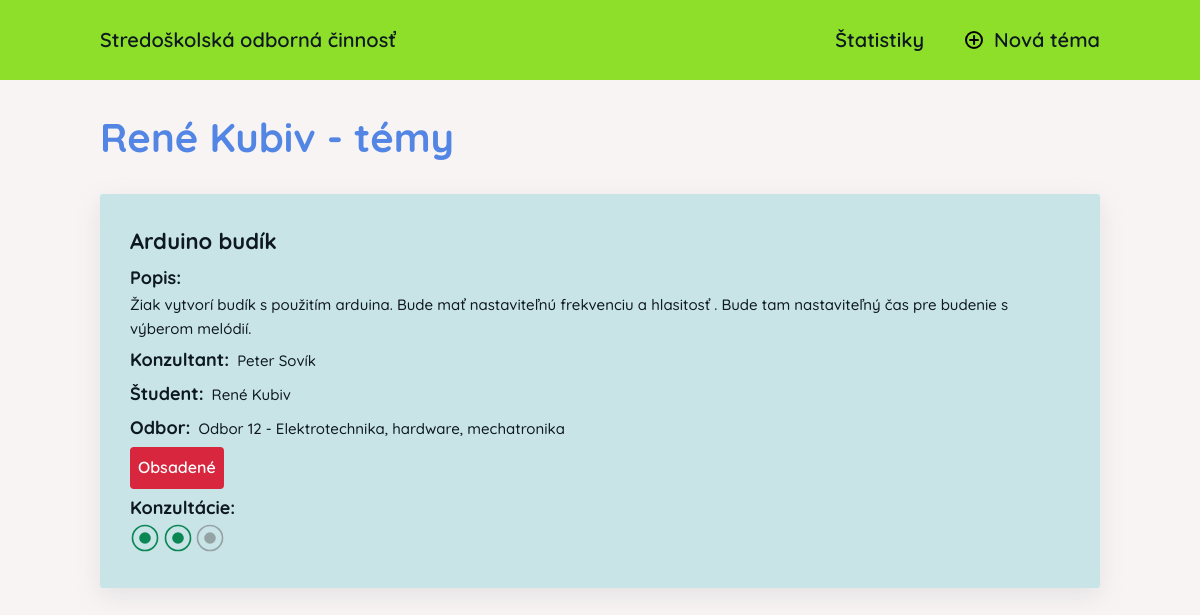
The app's page /student/9 with its own data.
### soc/models.py (models this page shows, shortened)
class Student(models.Model):
    meno = models.CharField(max_length=16)
    priezvisko = models.CharField(max_length=32)
    trieda = models.ForeignKey(Trieda, on_delete=models.CASCADE)
    email = models.EmailField(max_length=254)
    heslo = models.CharField(max_length=255)
    class Meta:
        verbose_name = "Študent"
        verbose_name_plural = "Študenti"
        ordering = ["priezvisko"]
    def __str__(self) -> str:
        return f"{self.meno} {self.priezvisko}"

class Tema(models.Model):
    nazov = models.CharField(max_length=64)
    popis = models.TextField()
    konzultant = models.ForeignKey(Ucitel, on_delete=models.CASCADE)
    student = models.ForeignKey(Student, blank=True, null=True, on_delete=models.CASCADE)
    odbor = models.ForeignKey(Odbor, on_delete=models.CASCADE)
    dostupnost = models.ForeignKey(Dostupnost, default=get_default_availability, on_delete=models.CASCADE)
    pocet_konzultacii = models.IntegerField(default=0)
    class Meta:
        verbose_name = "Téma"
        verbose_name_plural = "Témy"
        ordering = ["-dostupnost", "nazov"]

class Ucitel(models.Model):
    meno = models.CharField(max_length=16)
    priezvisko = models.CharField(max_length=32)
    email = models.EmailField(max_length=254)
    heslo = models.CharField(max_length=255)
    class Meta:
        verbose_name = "Učiteľ"
        verbose_name_plural = "Učitelia"
        ordering = ["priezvisko"]
    def __str__(self) -> str:
        return f"{self.meno} {self.priezvisko}"

class Odbor(models.Model):
    nazov = models.CharField(max_length=64)
    class Meta:
        verbose_name = "Odbor"
        verbose_name_plural = "Odbory"
        ordering = ["nazov"]
    def __str__(self) -> str:
        return f"{self.nazov}"

class Dostupnost(models.Model):
    nazov = models.CharField(max_length=32)
    class Meta:
        verbose_name = "Dostupnosť"
        verbose_name_plural = "Dostupnosti"
        ordering = ["nazov"]
    def __str__(self) -> str:
        return f"{self.nazov}"

### soc/views.py (the view)
# urls.py: path('student/<int:pk>', views.student, name="student"),
def student(request, pk):
    student = get_object_or_404(Student, id=pk)
    temy = Tema.objects.filter(student=student).order_by("dostupnost_id", "nazov")
    range_filter = list(range(1,4))
    return render(request, 'soc/student.html', {
        "student" : student,
        "temy" : temy,
        "range_filter" : range_filter
    })

### soc/templates/soc/student.html (shortened to what this page needs)
{% extends "base.html" %}
{% block content %}
<h1 class="heading-container heading-primary">{{student}} - témy</h1>
<div class="overview">
    {% if temy %}
        {% for tema in temy %}
            <div class="overview-item">
                <h2 class="heading-secondary"><a href="#" class="link topic">{{tema.nazov}}</a></h2>
                <div class="description-container info-container">
                    <h3 class="heading-tertiary">Popis:</h3>
                    <div class="description-text info-text">{{tema.popis}}</div>
                </div>
                <div class="consultant-container info-container inline-container">
                    <h3 class="heading-tertiary">Konzultant:</h3>
                    <div class="info-text teacher" data-id="{{ tema.konzultant.id }}"><a href="{% url "ucitel" tema.konzultant.id %}" class="link">{{tema.konzultant}}</a></div>
                </div>
                <div class="student-container info-container inline-container">
                    <h3 class="heading-tertiary">Študent:</h3>
                    <div class="info-text student" data-id="{{ tema.student.id }}">
                        {% if tema.student == None %}
                        ---
                        {% else %}
                        <a href="{% url "student" tema.student.id %}" class="link">{{tema.student}}</a>
                        {% endif %}
                    </div>
                </div>
                <div class="department-container info-container inline-container">
                    <h3 class="heading-tertiary">Odbor:</h3>
                    <div class="info-text department" data-id="{{ tema.odbor.id }}">{{tema.odbor}}</div>
                </div>
                <div class="info-container availability-container">
                    <div class="availability
                            {% if tema.dostupnost.nazov == 'Obsadené' %}occupied{% endif %}
                            {% if tema.dostupnost.nazov == 'Čaká na schválenie' %}pending{% endif %} "
                        data-id="{{ tema.dostupnost.id }}">
                        {{ tema.dostupnost }}
                    </div>
                </div>
                {% if tema.dostupnost.nazov == "Obsadené" %}
                    <div class="info-container consultations-container">
                        <h3 class="heading-tertiary">Konzultácie: </h3>
                        <div class="consultations">
                        </div>
                    </div>
                {% endif %}
            </div>
        {% endfor %}
    {% endif %}
</div>
{% endblock content %}

### soc/static/soc/css/base.css (style rules this page uses)
:root { --base-padding: 10rem; --primary-color: rgb(142, 223, 42); --secondary-color: rgb(13, 24, 33); --tertiary-color: rgb(83, 134, 228); --quaternary-color: #FF3F00; --quinary-color: rgb(201, 228, 231); --back-color: #f8f4f4; --white-color: #fff; --red-color: rgb(215, 38, 61); --green-color: rgb(10, 135, 84); --yellow-color: rgb(222, 158, 54); --gray-color: rgb(149, 163, 164); --reset-btn-color: #2767dd; --reset-btn-hover-color: #205ccb; --sign-up-btn-hover-color: #81d01f; --shadow: rgba(149, 157, 165, 0.2) 0px 8px 24px; }
*, *::before, *::after { margin: 0; padding: 0; box-sizing: inherit; }
html { font-size: 62.5%; box-sizing: border-box; }
body { font-family: "Quicksand", sans-serif; font-weight: 400; line-height: 1.6; color: var(--secondary-color); background-color: var(--back-color); }
a { color: inherit; text-decoration: none; }

### soc/static/soc/css/components.css (style rules this page uses)
.heading-container { display: flex; justify-content: space-between; align-items: center; margin: 2.5rem 0; }
.heading-primary { font-size: 4rem; color: var(--tertiary-color); }
.heading-secondary { font-size: 2.2rem; }
.heading-tertiary { font-size: 1.8rem; }
.inline-container { display: flex; align-items: baseline; gap: 0.8rem; }
.icon { width: 3rem; height: 3rem; transition: fill .3s; }
.icon-green { fill: var(--green-color); }
.icon-gray { fill: var(--gray-color); }

### records on screen
Student: meno+priezvisko "René Kubiv"
Tema: nazov "Arduino budík", popis "Žiak vytvorí budík s použitím arduina. Bude mať nastaviteľnú frekvenciu a hlasitosť . Bude tam nastaviteľný čas pre budenie s výberom melódií.", konzultant "Peter Sovík", student "René Kubiv", odbor "Odbor 12 - Elektrotechnika, hardware, mechatronika", dostupnost "Obsadené", shows "Konzultácie:"
